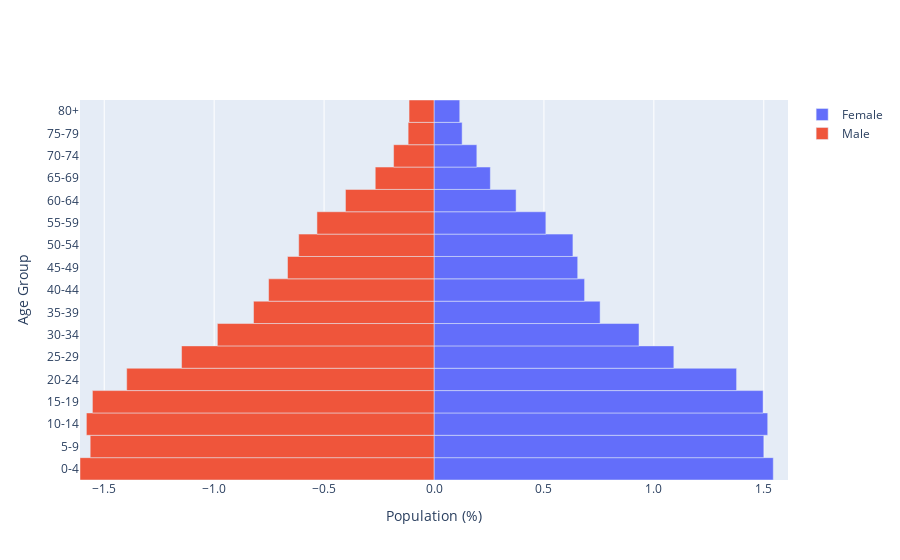

Notebook source saved alongside this figure:
### Code cell
gen_pyramid(sol_geo, geo_filter = 'Province', year = 2024, variable = "Population", locations = ['Western'], type_filter = "Proportion")

### Figure 1 — Plotly figure (JSON) as saved in the notebook; plotly's stock layout.template omitted (floating-point values rounded to 4 significant figures)
{"data": [{"hovertemplate": "%{y}: %{x:.1f}%<extra>Female</extra>", "name": "Female", "orientation": "h", "type": "bar", "x": [1.543, 1.5, 1.518, 1.497, 1.376, 1.091, 0.9325, 0.7556, 0.6849, 0.6536, 0.6319, 0.5088, 0.3734, 0.2563, 0.1949, 0.128, 0.1171], "y": ["0-4", "5-9", "10-14", "15-19", "20-24", "25-29", "30-34", "35-39", "40-44", "45-49", "50-54", "55-59", "60-64", "65-69", "70-74", "75-79", "80+"]}, {"hovertemplate": "%{y}: %{x:.1f}%<extra>Male</extra>", "name": "Male", "orientation": "h", "type": "bar", "x": [-1.61, -1.564, -1.581, -1.554, -1.398, -1.148, -0.9854, -0.8209, -0.7524, -0.6663, -0.6153, -0.5324, -0.4027, -0.2673, -0.1838, -0.1177, -0.1135], "y": ["0-4", "5-9", "10-14", "15-19", "20-24", "25-29", "30-34", "35-39", "40-44", "45-49", "50-54", "55-59", "60-64", "65-69", "70-74", "75-79", "80+"]}], "layout": {"bargap": 0, "bargroupgap": 0, "barmode": "relative", "title": {"font": {"size": 24}}, "xaxis": {"range": [-1.61, 1.61], "tickformat": ".1f", "title": {"font": {"size": 14}, "text": "Population (%)"}}, "yaxis": {"title": {"text": "Age Group"}}}}
